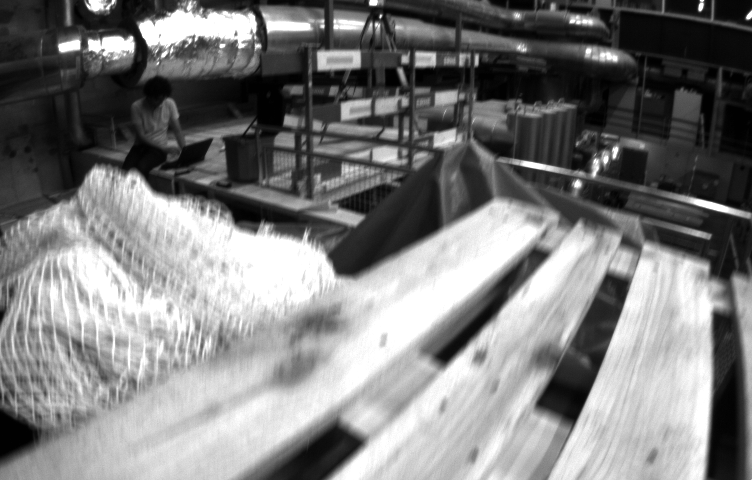
#> input picture 1403636580863555584.png, 752 x 480 px, given in place of adam_zoom1_front.jpg, which was not available
$ python asift.py 1403636580863555584.png
#> lines starting #> are read from the running program, lines starting #| are printed output that depends on the picture; pictures that were not available may be replaced by others from this repository, and a replacement may not be noted
### find_obj.py
# Python 2/3 compatibility
from __future__ import print_function

import numpy as np
import cv2 as cv
#from common import anorm, getsize

FLANN_INDEX_KDTREE = 1  # bug: flann enums are missing
FLANN_INDEX_LSH    = 6


def init_feature(name):
    chunks = name.split('-')
    if chunks[0] == 'sift':
        detector = cv.xfeatures2d.SIFT_create()
        norm = cv.NORM_L2
    elif chunks[0] == 'surf':
        detector = cv.xfeatures2d.SURF_create(800)
        norm = cv.NORM_L2
    elif chunks[0] == 'orb':
        detector = cv.ORB_create(400)
        norm = cv.NORM_HAMMING
    elif chunks[0] == 'akaze':
        detector = cv.AKAZE_create()
        norm = cv.NORM_HAMMING
    elif chunks[0] == 'brisk':
        detector = cv.BRISK_create()
        norm = cv.NORM_HAMMING
    else:
        return None, None
    if 'flann' in chunks:
        if norm == cv.NORM_L2:
            flann_params = dict(algorithm = FLANN_INDEX_KDTREE, trees = 5)
        else:
            flann_params= dict(algorithm = FLANN_INDEX_LSH,
                               table_number = 6, # 12
                               key_size = 12,     # 20
                               multi_probe_level = 1) #2
        matcher = cv.FlannBasedMatcher(flann_params, {})  # bug : need to pass empty dict (#1329)
    else:
        matcher = cv.BFMatcher(norm)
    return detector, matcher


def filter_matches(kp1, kp2, matches, ratio = 0.75):
    mkp1, mkp2 = [], []
    for m in matches:
        if len(m) == 2 and m[0].distance < m[1].distance * ratio:
            m = m[0]
            mkp1.append(kp1[m.queryIdx])
            mkp2.append(kp2[m.trainIdx])
    p1 = np.float32([kp.pt for kp in mkp1])
    p2 = np.float32([kp.pt for kp in mkp2])
    kp_pairs = zip(mkp1, mkp2)
    return p1, p2, list(kp_pairs)

def explore_match(win, img1, img2, kp_pairs, status = None, H = None):
    h1, w1 = img1.shape[:2]
    h2, w2 = img2.shape[:2]
    vis = np.zeros((max(h1, h2), w1+w2), np.uint8)
    vis[:h1, :w1] = img1
    vis[:h2, w1:w1+w2] = img2
    vis = cv.cvtColor(vis, cv.COLOR_GRAY2BGR)

    if H is not None:
        corners = np.float32([[0, 0], [w1, 0], [w1, h1], [0, h1]])
        corners = np.int32( cv.perspectiveTransform(corners.reshape(1, -1, 2), H).reshape(-1, 2) + (w1, 0) )
        cv.polylines(vis, [corners], True, (255, 255, 255))

    if status is None:
        status = np.ones(len(kp_pairs), np.bool_)
    p1, p2 = [], []  # python 2 / python 3 change of zip unpacking
    for kpp in kp_pairs:
        p1.append(np.int32(kpp[0].pt))
        p2.append(np.int32(np.array(kpp[1].pt) + [w1, 0]))

    green = (0, 255, 0)
    red = (0, 0, 255)
    kp_color = (51, 103, 236)
    for (x1, y1), (x2, y2), inlier in zip(p1, p2, status):
        if inlier:
            col = green
            cv.circle(vis, (x1, y1), 2, col, -1)
            cv.circle(vis, (x2, y2), 2, col, -1)
        else:
            col = red
            r = 2
            thickness = 3
            cv.line(vis, (x1-r, y1-r), (x1+r, y1+r), col, thickness)
            cv.line(vis, (x1-r, y1+r), (x1+r, y1-r), col, thickness)
            cv.line(vis, (x2-r, y2-r), (x2+r, y2+r), col, thickness)
            cv.line(vis, (x2-r, y2+r), (x2+r, y2-r), col, thickness)
    vis0 = vis.copy()
    for (x1, y1), (x2, y2), inlier in zip(p1, p2, status):
        if inlier:
            cv.line(vis, (x1, y1), (x2, y2), green)

    cv.imshow(win, vis)

### common.py
# Python 2/3 compatibility
from __future__ import print_function
import sys
PY3 = sys.version_info[0] == 3

if PY3:
    from functools import reduce

import numpy as np
import cv2 as cv

# built-in modules
import os
import itertools as it
from contextlib import contextmanager
def clock():
    return cv.getTickCount() / cv.getTickFrequency()

@contextmanager
def Timer(msg):
    print(msg, '...',)
    start = clock()
    try:
        yield
    finally:
        print("%.2f ms" % ((clock()-start)*1000))

### asift.py
# Python 2/3 compatibility
from __future__ import print_function

import numpy as np
import cv2 as cv

# built-in modules
import itertools as it
from multiprocessing.pool import ThreadPool

# local modules
from common import Timer
from find_obj import init_feature, filter_matches, explore_match


def affine_skew(tilt, phi, img, mask=None):
    '''
    affine_skew(tilt, phi, img, mask=None) -> skew_img, skew_mask, Ai

    Ai - is an affine transform matrix from skew_img to img
    '''
    h, w = img.shape[:2]
    if mask is None:
        mask = np.zeros((h, w), np.uint8)
        mask[:] = 255
    A = np.float32([[1, 0, 0], [0, 1, 0]])
    if phi != 0.0:
        phi = np.deg2rad(phi)
        s, c = np.sin(phi), np.cos(phi)
        A = np.float32([[c,-s], [ s, c]])
        corners = [[0, 0], [w, 0], [w, h], [0, h]]
        tcorners = np.int32( np.dot(corners, A.T) )
        x, y, w, h = cv.boundingRect(tcorners.reshape(1,-1,2))
        A = np.hstack([A, [[-x], [-y]]])
        img = cv.warpAffine(img, A, (w, h), flags=cv.INTER_LINEAR, borderMode=cv.BORDER_REPLICATE)
    if tilt != 1.0:
        s = 0.8*np.sqrt(tilt*tilt-1)
        img = cv.GaussianBlur(img, (0, 0), sigmaX=s, sigmaY=0.01)
        img = cv.resize(img, (0, 0), fx=1.0/tilt, fy=1.0, interpolation=cv.INTER_NEAREST)
        A[0] /= tilt
    if phi != 0.0 or tilt != 1.0:
        h, w = img.shape[:2]
        mask = cv.warpAffine(mask, A, (w, h), flags=cv.INTER_NEAREST)
    Ai = cv.invertAffineTransform(A)
    return img, mask, Ai


def affine_detect(detector, img, mask=None, pool=None):
    '''
    affine_detect(detector, img, mask=None, pool=None) -> keypoints, descrs

    Apply a set of affine transformations to the image, detect keypoints and
    reproject them into initial image coordinates.
    See http://www.ipol.im/pub/algo/my_affine_sift/ for the details.

    ThreadPool object may be passed to speedup the computation.
    '''
    params = [(1.0, 0.0)]
    for t in 2**(0.5*np.arange(1,6)):
        for phi in np.arange(0, 180, 72.0 / t):
            params.append((t, phi))

    def f(p):
        t, phi = p
        timg, tmask, Ai = affine_skew(t, phi, img)
        keypoints, descrs = detector.detectAndCompute(timg, tmask)
        for kp in keypoints:
            x, y = kp.pt
            kp.pt = tuple( np.dot(Ai, (x, y, 1)) )
        if descrs is None:
            descrs = []
        return keypoints, descrs

    keypoints, descrs = [], []
    if pool is None:
        ires = it.imap(f, params)
    else:
        ires = pool.imap(f, params)

    for i, (k, d) in enumerate(ires):
        print('affine sampling: %d / %d\r' % (i+1, len(params)), end='')
        keypoints.extend(k)
        descrs.extend(d)
    return keypoints, np.array(descrs)

if __name__ == '__main__':
    print(__doc__)

    import sys, getopt
    opts, args = getopt.getopt(sys.argv[1:], '', ['feature='])
    opts = dict(opts)
    '''
       --feature:  sift/surf/orb/akaze
    '''
    feature_name = opts.get('--feature', 'brisk-flann')
    try:
        fn1, fn2 = args
    except:
        fn1 = './data/adam_zoom1_front.jpg'
        fn2 = './data/adam_zoom1_80deg.jpg'

    img1 = cv.imread(fn1, 0)
#> img1 is the input picture: shape (480, 752); min 1, max 255, mean 125.2
    img2 = cv.imread(fn2, 0)
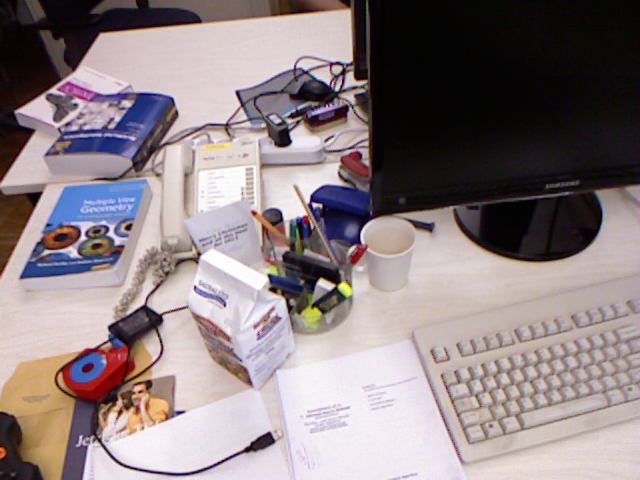
#> input picture 2.png, 640 x 480 px, given in place of adam_zoom1_80deg.jpg, which was not available
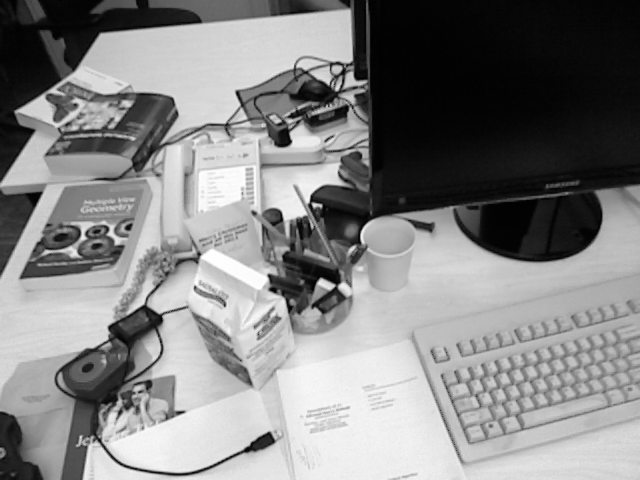
#> img2: shape (480, 640); min 1, max 254, mean 132.2
    detector, matcher = init_feature(feature_name)

    if img1 is None:
        print('Failed to load fn1:', fn1)
        sys.exit(1)

    if img2 is None:
        print('Failed to load fn2:', fn2)
        sys.exit(1)

    if detector is None:
        print('unknown feature:', feature_name)
        sys.exit(1)
    print('using', feature_name)

    pool = ThreadPool(processes=cv.getNumberOfCPUs())
    kp1, desc1 = affine_detect(detector, img1, pool=pool)
#> in f, `timg, tmask, Ai = affine_skew(t, phi, img)`: tmask: shape (480, 752); every value is 255
#> in f, `timg, tmask, Ai = affine_skew(t, phi, img)`: Ai = [[1, 0, 0], [0, 1, 0]]
#> in f, `keypoints, descrs = detector.detectAndCompute(timg, tmask)`: keypoints = 1783 keypoints; strongest (x, y, size): (613, 156, 15.2), (613, 157, 15.4), (577, 184, 25.3), (615, 149, 24.2)
#> the loop in affine_detect, `for i, (k, d) in enumerate(ires):` made 43 passes
#> pass 1, in affine_skew (call 2), `img = cv.resize(img, (0, 0), fx=1.0/tilt, fy=1.0, interpolation=cv.INT..`:
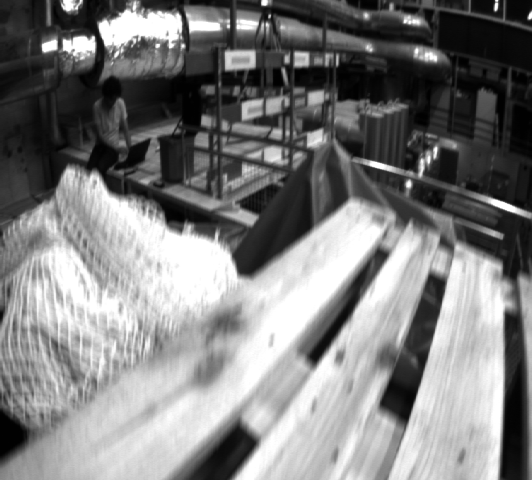
#> img: shape (480, 532); min 1, max 255, mean 125.1
#> after the loop in affine_detect, `for i, (k, d) in enumerate(ires):`: descrs = 32688 items; keypoints = 32688 keypoints; strongest (x, y, size): (699, 9, 15.6), (698, 9, 18), (371, 2, 25.2), (699, 7, 20.5)
#> kp1 has the same summary as keypoints in affine_detect
    kp2, desc2 = affine_detect(detector, img2, pool=pool)
#> in f (call 44), `timg, tmask, Ai = affine_skew(t, phi, img)`: tmask: shape (480, 640); every value is 255
#> in f (call 44), `keypoints, descrs = detector.detectAndCompute(timg, tmask)`: keypoints = 2423 keypoints; strongest (x, y, size): (321, 281, 28.5), (322, 282, 39.6), (237, 93, 27.5), (283, 141, 52.7)
#> the loop in affine_detect (call 2), `for i, (k, d) in enumerate(ires):` made 43 passes
#> pass 1, in affine_skew (call 45), `img = cv.resize(img, (0, 0), fx=1.0/tilt, fy=1.0, interpolation=cv.INT..`:
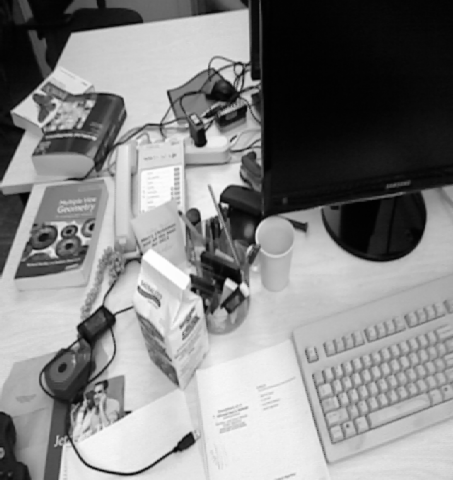
#> img: shape (480, 453); min 1, max 254, mean 132.2
    print('img1 - %d features, img2 - %d features' % (len(kp1), len(kp2)))
#| img1 - 32688 features, img2 - 33806 features

    def match_and_draw(win):
        with Timer('matching'):
            raw_matches = matcher.knnMatch(desc1, trainDescriptors=desc2, k=2) #2
        p1, p2, kp_pairs = filter_matches(kp1, kp2, raw_matches)
        if len(p1) >= 4:
            H, status = cv.findHomography(p1, p2, cv.RANSAC, 5.0)
            print('%d / %d  inliers/matched' % (np.sum(status), len(status)))
            # do not draw outliers (there will be a lot of them)
            kp_pairs = [kpp for kpp, flag in zip(kp_pairs, status) if flag]
        else:
            H, status = None, None
            print('%d matches found, not enough for homography estimation' % len(p1))
        explore_match(win, img1, img2, kp_pairs, None, H)

    match_and_draw('affine find_obj')
#| 7 / 81  inliers/matched
#> in explore_match, `vis[:h1, :w1] = img1`:
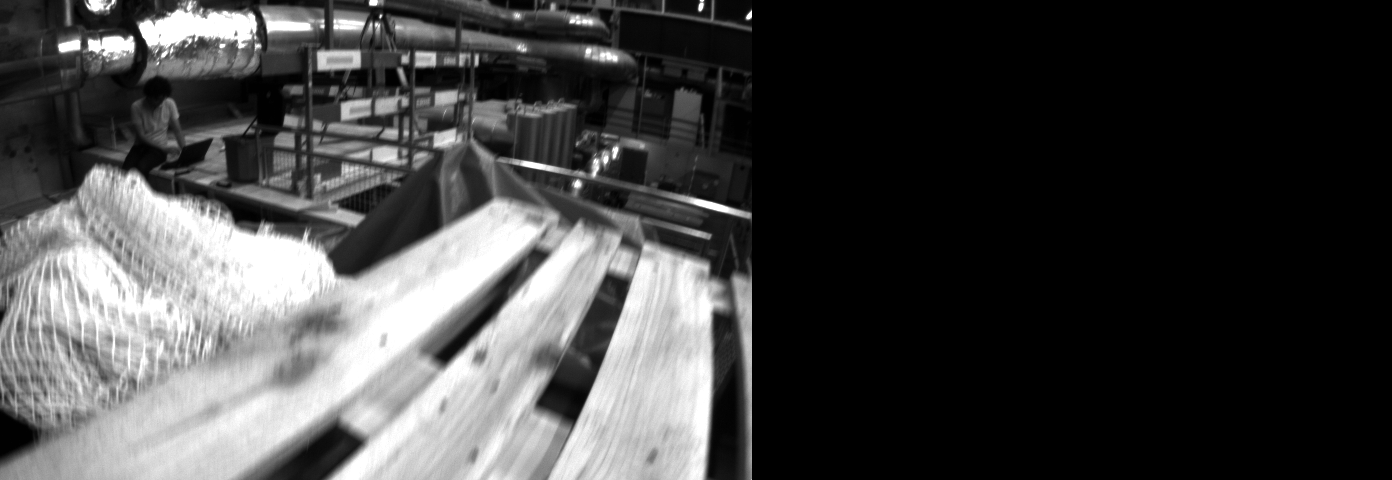
#> vis: shape (480, 1392); min 0, max 255, mean 67.6
#> in explore_match, `vis[:h2, w1:w1+w2] = img2`:
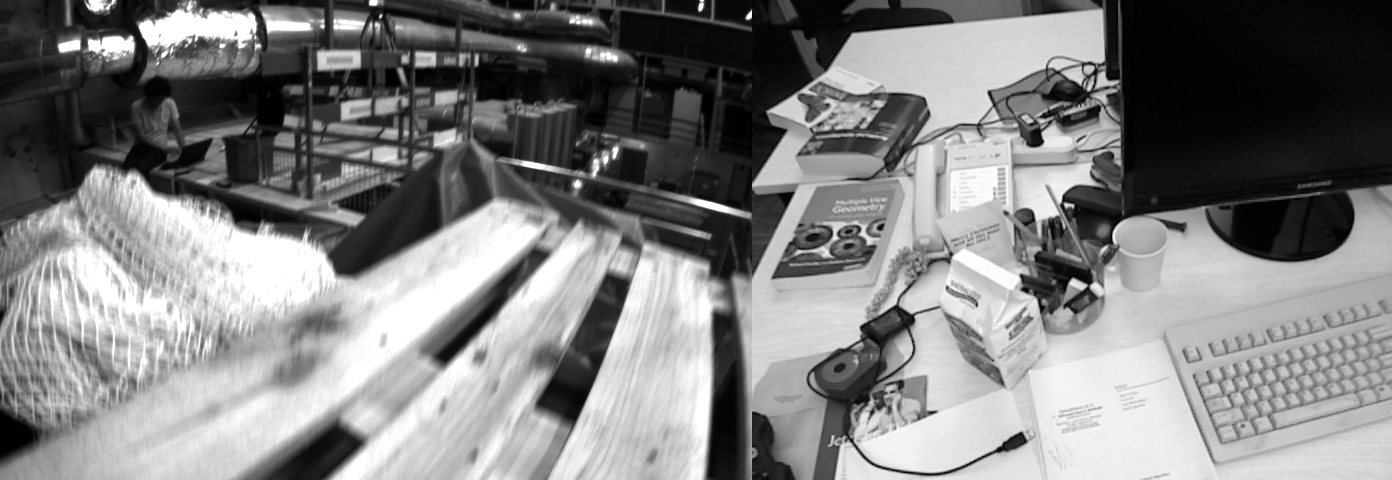
#> vis: shape (480, 1392); min 1, max 255, mean 128.4
#> in explore_match, `cv.polylines(vis, [corners], True, (255, 255, 255))`: vis: shape (480, 1392, 3); min 1, max 255, mean 128.5
#> the loop in explore_match, `for kpp in kp_pairs:` made 7 passes
#> kpp on passes 1, 2, 3, 5, 6, 7: 2 keypoints; (x, y, size): (432, 55, 26.2), (312, 131, 22.7), 2 keypoints; (x, y, size): (735, 215, 39.6), (343, 95, 13), 2 keypoints; (x, y, size): (431, 56, 23), (309, 137, 23), 2 keypoints; (x, y, size): (346, 13, 21), (553, 219, 24.9), 2 keypoints; (x, y, size): (45, 252, 14.4), (300, 91, 18), 2 keypoints; (x, y, size): (425, 55, 24), (310, 136, 33.7)
#> the loop in explore_match, `for (x1, y1), (x2, y2), inlier in zip(p1, p2, status):` made 7 passes
#> (x1, y1, x2, y2) on passes 1 to 7: (432, 54, 1063, 130), (735, 215, 1095, 95), (430, 56, 1061, 136), (606, 158, 1082, 104), (553, 218, 1098, 12), (300, 90, 796, 251), (425, 55, 1062, 136)
#> after the loop in explore_match, `for (x1, y1), (x2, y2), inlier in zip(p1, p2, status):`: vis: shape (480, 1392, 3); mean B, G, R 128.4, 128.5, 128.4
#> after the loop in explore_match, `for (x1, y1), (x2, y2), inlier in zip(p1, p2, status):`:
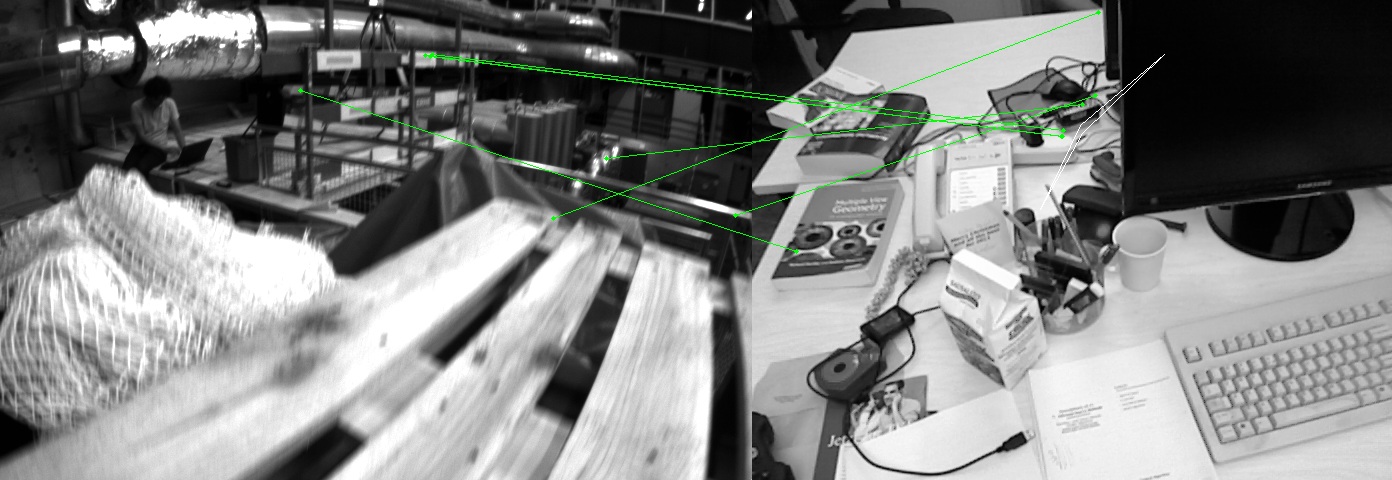
#> vis: shape (480, 1392, 3); mean B, G, R 128, 129.3, 128
    cv.waitKey()
    cv.destroyAllWindows()
